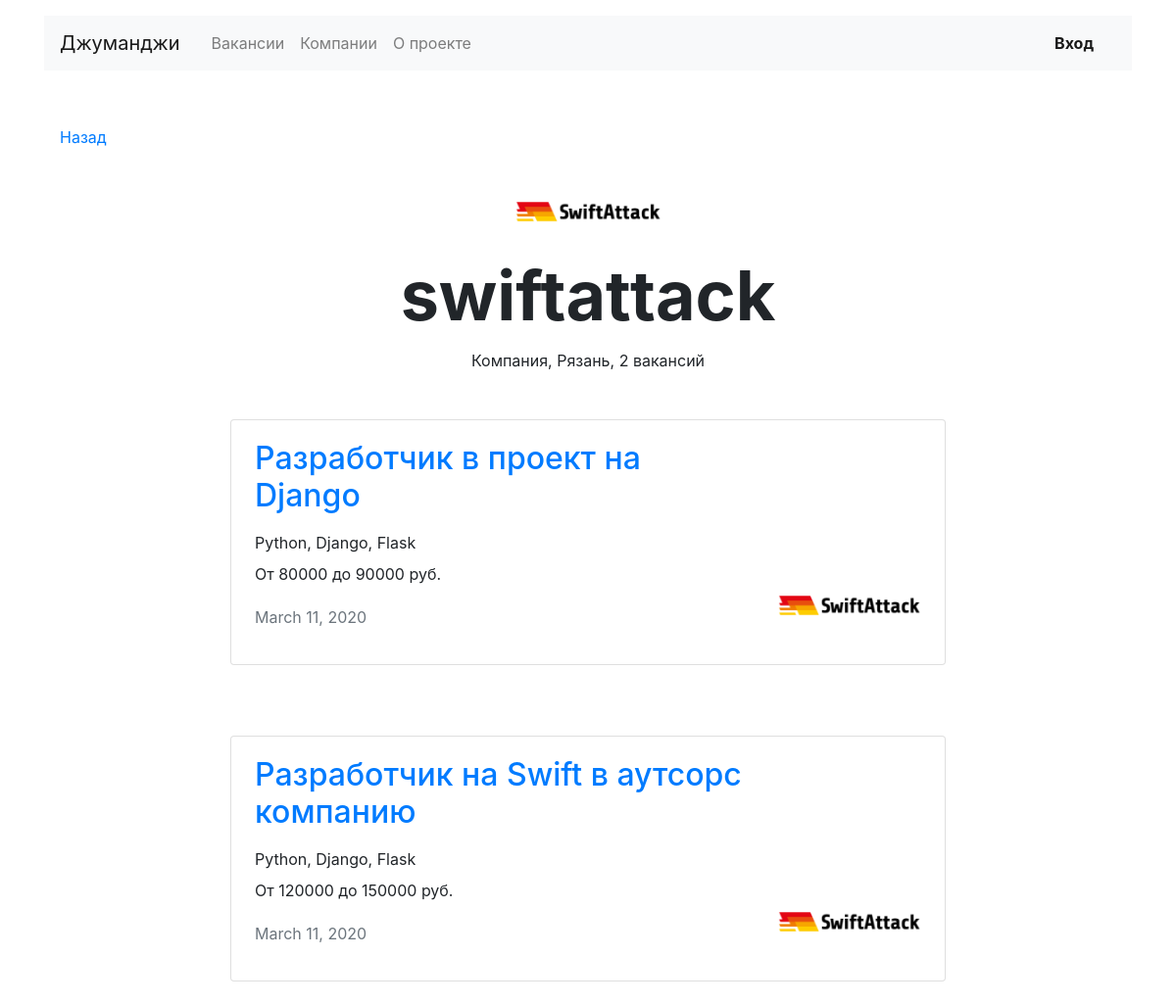
The page /companies/6/ on the database its author committed.
### job/models.py (models this page shows, shortened)
class Company(models.Model):
    user = models.ForeignKey(User, on_delete=models.CASCADE, related_name='company')
    name = models.CharField(max_length=64)
    location = models.CharField(max_length=64)
    logo = models.ImageField(upload_to=settings.MEDIA_COMPANY_IMAGE_DIR, blank=True)
    description = models.CharField(max_length=2048)
    employee_count = models.IntegerField()

class Vacancy(models.Model):
    title = models.CharField(max_length=64)
    specialty = models.ForeignKey(Specialty, on_delete=models.CASCADE, default='2', related_name='vacancies')
    company = models.ForeignKey(Company, on_delete=models.CASCADE, related_name='vacancies')
    skills = models.CharField(max_length=256)
    description = models.CharField(max_length=2048)
    salary_min = models.IntegerField()
    salary_max = models.IntegerField()
    published_at = models.DateField(auto_now_add=True)
    owner = models.ForeignKey(User, on_delete=models.CASCADE, related_name='vacancies')

### job/views.py (the view)
# urls.py: path('companies/<int:id>/', CompanyView.as_view(), name='company'),
class CompanyView(View):
    def get(self, request, id: int):
        company = Company.objects.filter(id=id).first()
        if not company:
            raise Http404('Страница не найдена')
        return render(
            request, 'company.html', {
                'company': company,
                'vacancies': Vacancy.objects.filter(company__id=id),
            }
        )

### templates/company.html
{% extends 'base.html' %}
{% block content %}
<main class="container mt-3">
    <div class="navbar mt-5">
        <p><a href="{{ request.META.HTTP_REFERER }}">Назад</a></p>
    </div>
    <section>
        <div class="text-center">
            <img src="{{ company.logo.url }}" width="150" height="80" alt="">
        </div>
        <h1 class="h1 text-center mx-auto mt-0 pt-1" style="font-size: 70px;"><strong>{{ company.name }}</strong></h1>
        <p class="text-center pt-1">Компания, {{ company.location }}, {{ company.vacancies.count }} вакансий</p>
        {% for vacancy in vacancies %}
        <div class="row mt-5">
            <div class="col-12 col-lg-8 offset-lg-2 m-auto">
                <div class="card mb-4">
                    <div class="card-body px-4">
                        <div class="row">
                            <div class="col-12 col-md-8 col-lg-9">
                                <a href="{% url 'vacancy' vacancy.id %}"><h2 class="h2 pb-2">{{ vacancy.title }}</h2>
                                </a>
                                <p class="mb-2">{{ vacancy.skills }}</p>
                                <p>От {{ vacancy.salary_min }} до {{ vacancy.salary_max }} руб.</p>
                                <p class="text-muted pt-1">{{ vacancy.published_at }}</p>
                            </div>
                            <div class="col-12 col-md-4 col-lg-3 d-flex align-items-end">
                                <img src="{{ vacancy.company.logo }}" width="150" height="80" alt="">
                            </div>
                        </div>
                    </div>
                </div>
            </div>
        </div>
        {% endfor %}
    </section>
</main>
{% endblock %}

### rows shown on the page
Company: logo (picture), name "swiftattack", location "Рязань", vacancies.count "2"
Vacancy: title "Разработчик в проект на Django", skills "Python, Django, Flask", salary_min "80000", salary_max "90000", published_at "March 11, 2020", company.logo (picture)
Vacancy: title "Разработчик на Swift в аутсорс компанию", skills "Python, Django, Flask", salary_min "120000", salary_max "150000", published_at "March 11, 2020", company.logo (picture)
